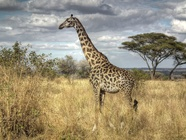
#> input picture Systemy multimedialne/Lab6/zkol.jpg, 186 x 140 px, shrunk from 1200 x 900 before the run; its folder holds 3 pictures in this run
$ python Lab06.py
#> lines starting #> are read from the running program, lines starting #| are printed output that depends on the picture; long printed decimals are rounded
from base64 import decode
from typing import OrderedDict
from cv2 import imread
import numpy as np
import sys
import matplotlib.image as im
import matplotlib.pyplot as plt
import os

def get_size(obj, seen=None):
    """Recursively finds size of objects"""
    size = sys.getsizeof(obj)
    if seen is None:
        seen = set()
    obj_id = id(obj)
    if obj_id in seen:
        return 0
    # Important mark as seen *before* entering recursion to gracefully handle
    # self-referential objects
    seen.add(obj_id)
    if isinstance(obj,np.ndarray):
        size=obj.nbytes
    elif isinstance(obj, dict):
        size += sum([get_size(v, seen) for v in obj.values()])
        size += sum([get_size(k, seen) for k in obj.keys()])
    elif hasattr(obj, '__dict__'):
        size += get_size(obj.__dict__, seen)
    elif hasattr(obj, '__iter__') and not isinstance(obj, (str, bytes, bytearray)):
        size += sum([get_size(i, seen) for i in obj])
    return size


def RLE(data):
    d = data.copy()
    d = d.flatten()

    newData = []

    newData.append(len(data.shape))
    for i in range(len(data.shape)):
        newData.append(data.shape[i])

    counter=0

    current = d[0]
    for i in range(d.shape[0]):
        if(d[i]==current):
            counter+=1
        else:
            newData.append(counter)
            newData.append(current)
            current = d[i]
            counter=1

    newData.append(counter)
    newData.append(current)


    return newData


def decodeRLE(data):
    newData=[]
    counters=[]
    values=[]

    shape=[]
    size = data[0]
    data.pop(0)
    for i in range(size):
        shape.append(data[0])
        data.pop(0)

    for i in range(len(data)):
        if(i%2==0):
            counters.append(data[i])
        else:
            values.append(data[i])

    value = 0
    for i in counters:
        for j in range(i):
            newData.append(values[value])
        value+=1


    newData = np.array(newData).reshape(tuple(shape[i] for i in range(len(shape))))
    return newData


class QuadTree:
    def __init__(self, leaf, x, w, y,h):
        self.nodes = []
        self.leaf =0

        self.x = x
        self.width = w
        self.y = y
        self.height = h

    def addNode(self, node):
        self.nodes.append(node)

    def setLeaf(self, leaf):
        self.leaf = leaf

    def getNodesCount(self):
        return len(self.nodes)


def check(source, shape, value):
    for i in range(source.shape[shape]):
        if shape==0:
            if not np.all(source[i]==value):
                return False
        elif shape==1:
            if not np.all(source[:,i]==value):
                return False
    return True


def quadOper(source, x, w, y, h):
    tree = QuadTree(0,x, w, y, h)
    src = source[x:w, y:h]

    leafPos = check(src,0,src[0])
    if(leafPos):
        leafPos= check(src,1,src[:,0])

    if leafPos:
        tree.setLeaf(source[x,y])
    else:
        if (h - y) == 1:
            tree.addNode(quadOper(source, x, (w + x) // 2, y, h))
            tree.addNode(quadOper(source, ((w + x) // 2), w, y, h))
        elif (w - x) == 1:
            tree.addNode(quadOper(source, x, w, y, (y + h) // 2 ))
            tree.addNode(quadOper(source, x, w, ((y + h) // 2 ), h))
        else:
            tree.addNode(quadOper(source, x, (w + x) // 2, y, (y + h) // 2 ))
            tree.addNode(quadOper(source, ((w + x) // 2), w, ((y + h) // 2 ), h))
            tree.addNode(quadOper(source, ((w + x) // 2), w, y, (y + h) // 2 ))
            tree.addNode(quadOper(source, x, (w + x) // 2, ((y + h) // 2 ), h))

    return tree

def quadEncode(source):
    return quadOper(source, 0, source.shape[0], 0, source.shape[1])

def decode(tree,decoded):
    nCount = tree.getNodesCount()
    if nCount > 0:
        for i in range(nCount):
            decoded = decode(tree.nodes[i], decoded)
    else:
        decoded[tree.x:tree.width, tree.y:tree.height] = tree.leaf
    return decoded

def quadDecode(tree):
    result = np.zeros((tree.width, tree.height, 3)).astype(int)
    result = decode(tree, result)

    return result


def ShowResults(originalData, compressedData, decompressedData, title):
    originalSize= get_size(originalData)
    compressedSize = get_size(compressedData)
    decompressedSize = get_size(decompressedData)

    compare = originalData==decompressedData

    print(title)
    print("Wielkosc zdekompresowana: ",decompressedSize)
    print("Stopien kompresji: ", originalSize/compressedSize)
    print("Wielkosc w procentach: ",100*compressedSize/originalSize," %")
    print("Czy dane sa identyczne jak oryginal?: ", compare.all())
    plt.imshow(decompressedData)
    plt.show()


#a=np.array([1,1,1,1,1,2,2,2,3,4,5,6,6,6,6,1])
images = os.listdir("D:/GitHubProjects/StudiaZUT/Systemy multimedialne/Lab6/")[2:]
for image in images:
    img = im.imread(image)
#> img is the input picture: shape (140, 186, 3); mean R, G, B 154.8, 143.7, 118.8
    rleEnc = RLE(img)
#> in RLE, `current = d[0]`: current = 172
#> the loop in RLE, `for i in range(d.shape[0]):` made 78120 passes
#> current on passes 2 to 13: 173, 168, 170, 171, 166, 169, 170, 165, 159, 160, 155, 148
#> after the loop in RLE, `for i in range(d.shape[0]):`: newData = 154064 items
#> rleEnc = 154066 items
    rleDec = decodeRLE(rleEnc)
#> in decodeRLE, `size = data[0]`: size = 3
#> after the loop in decodeRLE, `for i in range(size):`: data = 154062 items; shape = [140, 186, 3]
#> after the loop in decodeRLE, `for i in range(len(data)):`: counters = 77031 items
#> the loop in decodeRLE, `for i in counters:` made 77031 passes
#> i on passes 3 to 5: 1, 1, 1
#> after the loop in decodeRLE, `for i in counters:`: newData = 78120 items; value = 77031
    ShowResults(img,rleEnc,rleDec,"======= RLE:")
#> in get_size, `size = sys.getsizeof(obj)`: size = 144
#> in get_size, `obj_id = id(obj)`: obj_id = 140265248821328
#> in get_size, `size=obj.nbytes`: size = 78120
#> in ShowResults, `compressedSize = get_size(compressedData)`: compressedSize = 3209103
#> in ShowResults, `decompressedSize = get_size(decompressedData)`: decompressedSize = 78120
#> in ShowResults, `compare = originalData==decompressedData`: compare: shape (140, 186, 3) bool; every value is 1
#| Wielkosc zdekompresowana:  78120
#| Stopien kompresji:  0.02434
#| Wielkosc w procentach:  4107.915  %
#| Czy dane sa identyczne jak oryginal?:  True

    quadEnc= quadEncode(img)
#> in quadOper, `leafPos = check(src,0,src[0])`: leafPos = False
#> call 2 of quadOper, with x = 0, w = 70, y = 0, h = 93
#> in quadOper (call 2), `src = source[x:w, y:h]`:
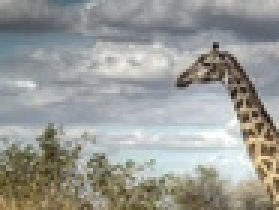
#> src: shape (70, 93, 3) (shown 3 times larger); mean R, G, B 153.8, 155.1, 150.6
#> call 3 of quadOper, with x = 0, w = 35, y = 0, h = 46
#> in quadOper (call 3), `src = source[x:w, y:h]`:
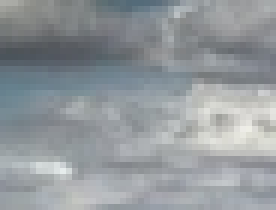
#> src: shape (35, 46, 3) (shown 6 times larger); mean R, G, B 146.9, 152.5, 156.3
#> in setLeaf, `self.leaf = leaf`: self.leaf = [172, 173, 168]
    quadDec = quadDecode(quadEnc)
    ShowResults(img,quadEnc,quadDec,"======= Drzewo czworkowe:")
#| Wielkosc zdekompresowana:  624960
#| Stopien kompresji:  0.008086
#| Wielkosc w procentach:  12367.545  %
#| Czy dane sa identyczne jak oryginal?:  True
